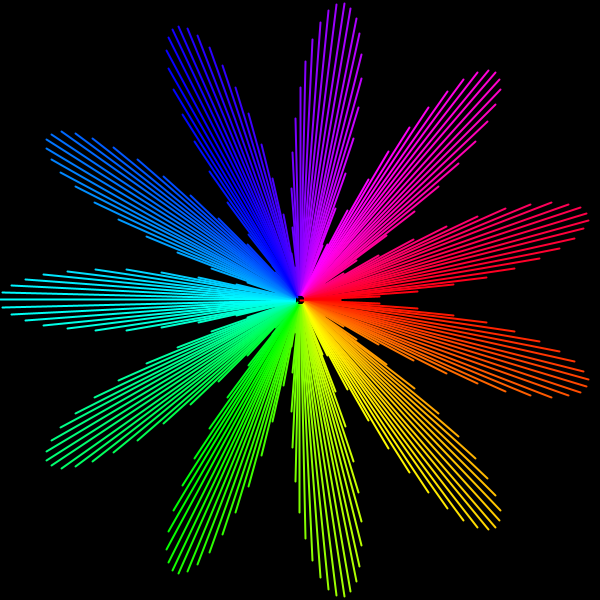
Frame 1 (no input)
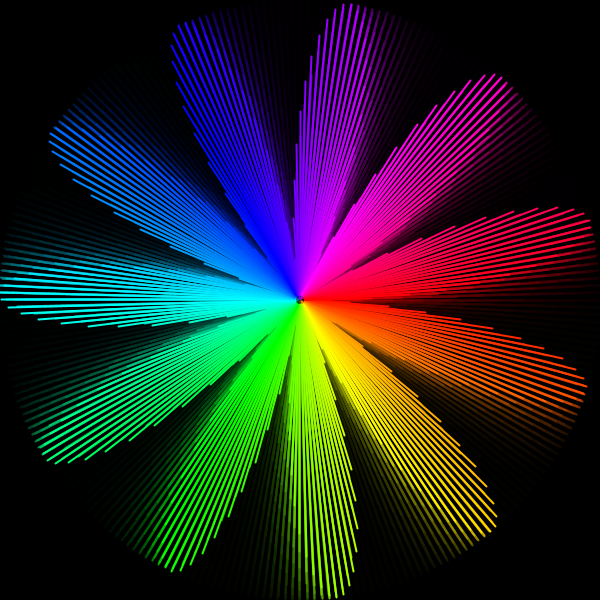
Frame 60 (the mouse pressed at the canvas centre just before this capture)
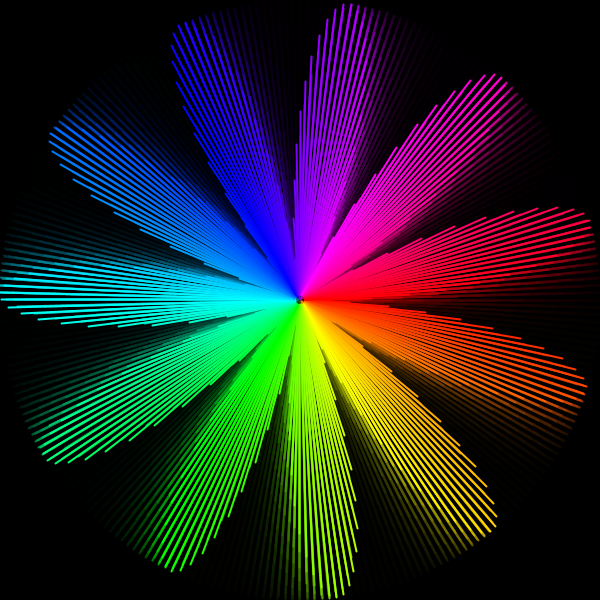
Frame 120 (the mouse held since frame 60 and released just before this capture)

The Processing sketch that drew these frames (run headless with seeded random() and noise(); from frame 60 on, the mouse is pressed at the canvas centre):

// Processing sketch: processing_107576
// ── processing_107576.pde

// import gifAnimation.GifMaker;
 
 // dots or lines...
  int      numDots    = 256;
  float    totalPhase  = 5 * TWO_PI + PI;
  float    phase[]    = new float[numDots];
  float    speed    = PI / 30;
  float    maxR    = 300;
  
//  GifMaker  gifExport;
  

  public void setup() {
    size(600, 600);
    background(0);
    createInitPhases();
    colorMode(HSB, numDots);
    strokeWeight(2);
 //   gifExport = new GifMaker(this, "giffi.gif");
 //   gifExport.setRepeat(0);
  }
  
  private void createInitPhases() {
    float phDiv = totalPhase / numDots;
    for (int i = 0; i < numDots; i++)
      phase[i] = phDiv * i;
  }
  

  public void draw() {
    fill(0, 60);
    rect(-2, -2, width + 5, height + 5);
    // background(0);
    translate(width / 2, height / 2);
    float angleDiv = TWO_PI / numDots;
    for (int i = 0; i < numDots; i++) {
      stroke(i, numDots, numDots);
      line(cos(angleDiv * i) * 6, sin(angleDiv * i) * 6, cos(angleDiv * i) * maxR
          * abs(sin(phase[i])), sin(angleDiv * i) * maxR * abs(sin(phase[i])));
      // fill(i, numDots, numDots);
      // ellipse(cos(angleDiv * i) * maxR * abs(sin(phase[i])), sin(angleDiv * i) * maxR
      // * abs(sin(phase[i])), 5, 5);
      phase[i] = phase[i] += speed;
    }
  /*  
    if (frameCount > 30) {
      gifExport.setDelay(1);
      gifExport.addFrame();
      if (frameCount == 60) {
        gifExport.finish();
        exit();
      }
    } */
  }
